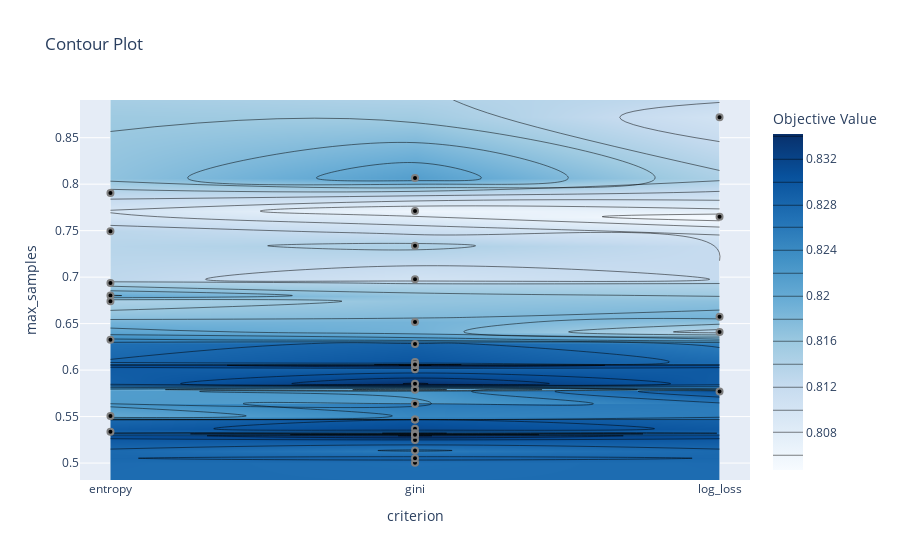

The code cell stored with this chart in its notebook:
### Code cell
plot_contour(study, params=['max_samples', 'criterion']).show()

### Figure 1 — Plotly figure (JSON) as saved in the notebook; plotly's stock layout.template omitted (floating-point values rounded to 4 significant figures)
{"data": [{"colorbar": {"title": {"text": "Objective Value"}}, "colorscale": [[0, "rgb(247,251,255)"], [0.125, "rgb(222,235,247)"], [0.25, "rgb(198,219,239)"], [0.375, "rgb(158,202,225)"], [0.5, "rgb(107,174,214)"], [0.625, "rgb(66,146,198)"], [0.75, "rgb(33,113,181)"], [0.875, "rgb(8,81,156)"], [1, "rgb(8,48,107)"]], "connectgaps": true, "contours": {"coloring": "heatmap"}, "hoverinfo": "none", "line": {"smoothing": 1.3}, "reversescale": false, "type": "contour", "x": ["entropy", "gini", "log_loss"], "y": [0.4818, 0.5004, 0.5052, 0.5135, 0.5249, 0.5294, 0.5305, 0.5314, 0.5321, 0.5337, 0.537, 0.5467, 0.5469, 0.5507, 0.5638, 0.5638, 0.5771, 0.579, 0.5799, 0.5854, 0.6008, 0.6051, 0.6057, 0.6059, 0.6088, 0.6281, 0.6326, 0.6411, 0.6519, 0.6573, 0.6741, 0.6802, 0.6938, 0.6977, 0.7338, 0.7494, 0.7651, 0.771, 0.7906, 0.8067, 0.872, 0.8905], "z": [[null, null, null], [null, 0.8272, null], [null, 0.8286, null], [null, 0.8258, null], [null, 0.83, null], [null, 0.8342, null], [null, 0.8272, null], [null, 0.8314, null], [null, 0.8258, null], [0.8286, null, null], [null, 0.8314, null], [null, 0.83, null], [null, 0.8258, null], [0.8201, null, null], [null, 0.8258, null], [null, 0.8216, null], [null, null, 0.83], [null, 0.8173, null], [null, 0.8187, null], [null, 0.8342, null], [null, 0.8286, null], [null, 0.8342, null], [null, 0.8272, null], [null, 0.8258, null], [null, 0.83, null], [null, 0.8286, null], [0.8244, null, null], [null, null, 0.8131], [null, 0.8188, null], [null, null, 0.8188], [0.8145, null, null], [0.8201, null, null], [0.8145, null, null], [null, 0.8103, null], [null, 0.8145, null], [0.8131, null, null], [null, null, 0.8047], [null, 0.8061, null], [0.8131, null, null], [null, 0.8215, null], [null, null, 0.8103], [null, null, null]]}, {"marker": {"color": "black", "line": {"color": "Gray", "width": 2}}, "mode": "markers", "name": "Feasible Trial", "showlegend": false, "type": "scatter", "x": ["entropy", "gini", "gini", "entropy", "entropy", "gini", "entropy", "entropy", "log_loss", "gini", "log_loss", "gini", "gini", "gini", "gini", "gini", "log_loss", "gini", "gini", "gini", "log_loss", "gini", "gini", "gini", "gini", "gini", "gini", "gini", "log_loss", "gini", "entropy", "gini", "gini", "gini", "gini", "gini", "gini", "entropy", "gini", "entropy"], "y": [0.5337, 0.6088, 0.771, 0.7494, 0.7906, 0.6977, 0.6802, 0.6938, 0.7651, 0.537, 0.872, 0.5469, 0.6008, 0.6051, 0.6057, 0.5004, 0.6411, 0.5638, 0.5052, 0.6519, 0.5771, 0.6281, 0.5799, 0.6059, 0.5314, 0.5321, 0.5294, 0.5638, 0.6573, 0.5249, 0.5507, 0.5305, 0.5135, 0.579, 0.5467, 0.5854, 0.7338, 0.6326, 0.8067, 0.6741]}, {"marker": {"color": "#cccccc", "line": {"color": "Gray", "width": 2}}, "mode": "markers", "name": "Infeasible Trial", "showlegend": false, "type": "scatter", "x": [], "y": []}], "layout": {"title": {"text": "Contour Plot"}, "xaxis": {"range": [-0.1, 2.1], "title": {"text": "criterion"}, "type": "category"}, "yaxis": {"range": [0.4818, 0.8905], "title": {"text": "max_samples"}}}}
